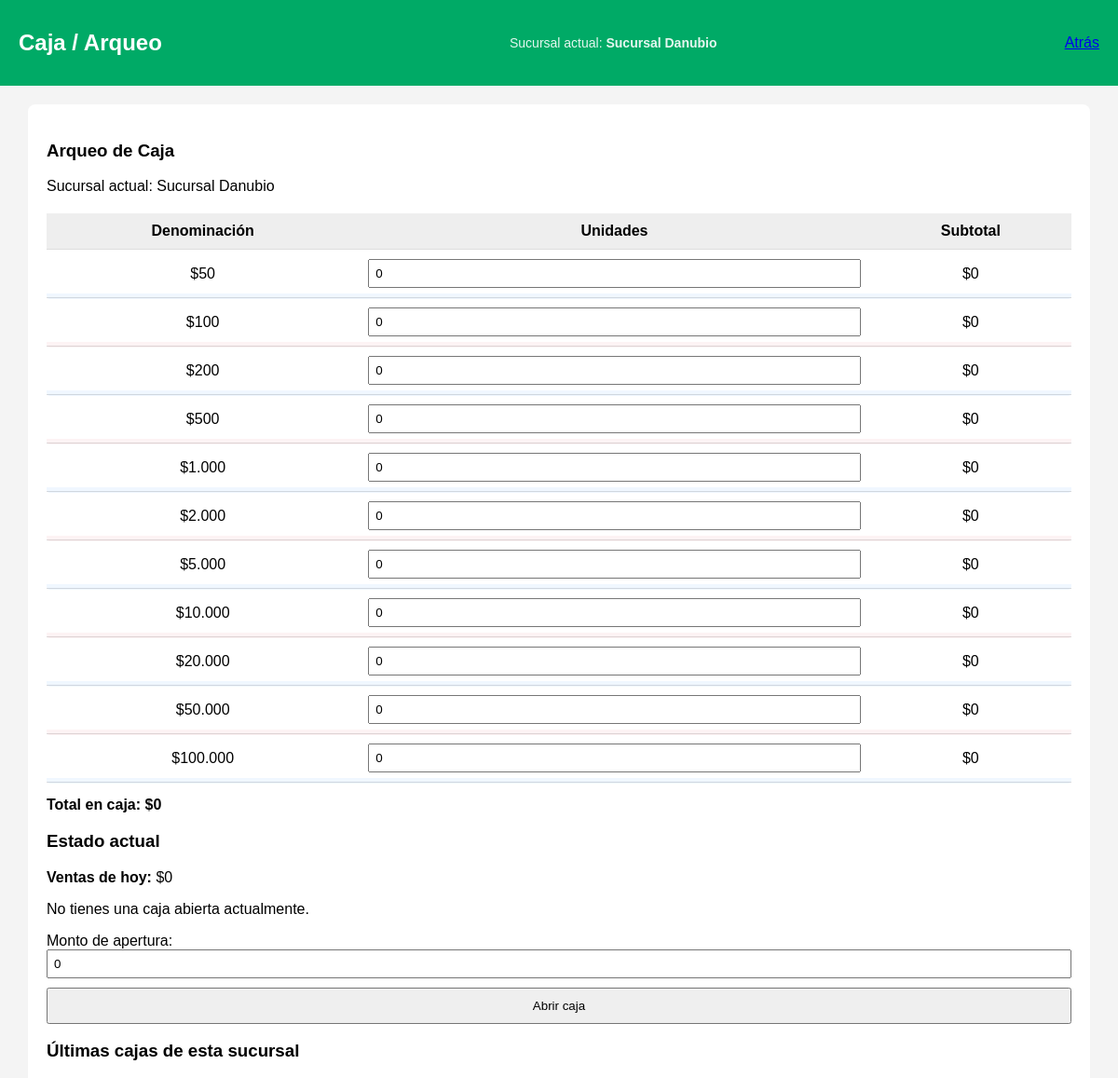
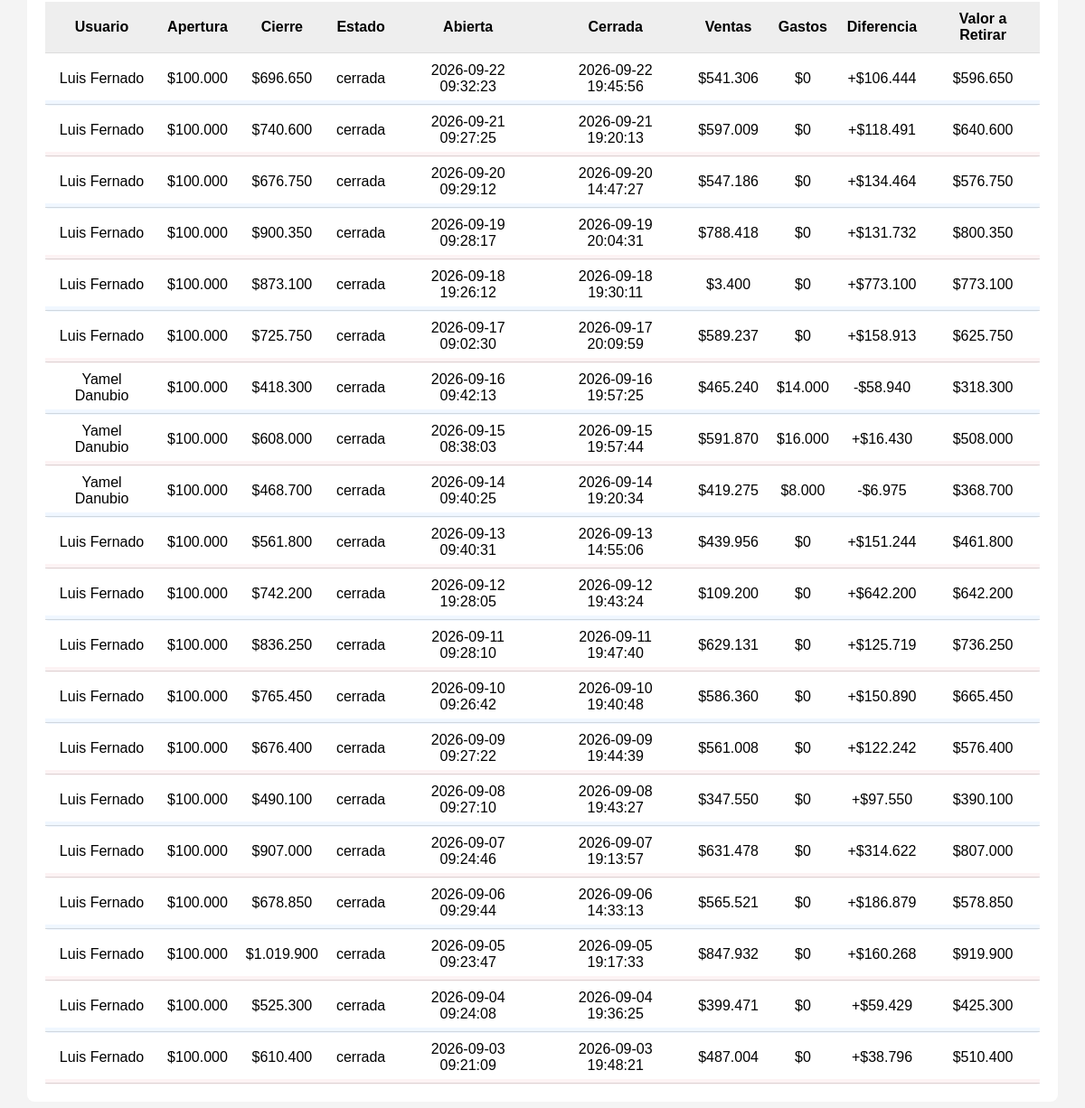
Screenshot of /admin/caja.php (signed in) with the database file from the repository (2 pictures, top to bottom).
### tables this page shows
CREATE TABLE `cash_sessions` (
  `id` int(11) NOT NULL,
  `user_id` int(11) NOT NULL,
  `branch_id` int(11) NOT NULL,
  `opening_amount` decimal(10,2) NOT NULL,
  `closing_amount` decimal(10,2) DEFAULT NULL,
  `opened_at` datetime NOT NULL DEFAULT current_timestamp(),
  `closed_at` datetime DEFAULT NULL,
  `printed_at` datetime DEFAULT NULL,
  `status` enum('abierta','cerrada') NOT NULL DEFAULT 'abierta'
);

CREATE TABLE `users` (
  `id` int(11) NOT NULL,
  `name` varchar(100) NOT NULL,
  `email` varchar(150) NOT NULL,
  `password_hash` varchar(255) NOT NULL,
  `role_id` int(11) NOT NULL,
  `branch_id` int(11) NOT NULL DEFAULT 1,
  `active` tinyint(1) DEFAULT 1,
  `created_at` timestamp NOT NULL DEFAULT current_timestamp()
);

### admin/caja.php (the view, shortened to what this page needs)
<?php
$pdo = DB::getConnection();
$currentBranchId   = $_SESSION['branch_id']   ?? null;
$currentBranchName = $_SESSION['branch_name'] ?? null;
$currentUserId     = $_SESSION['user']['id']  ?? null;
$currentUserRole   = $_SESSION['user']['role_id'] ?? null;
$stmt = $pdo->prepare("
    SELECT * FROM cash_sessions
    WHERE user_id=? AND branch_id=? AND status='abierta'
    ORDER BY id DESC LIMIT 1
");
$stmt->execute([$currentUserId, $currentBranchId]);
$currentSession = $stmt->fetch(PDO::FETCH_ASSOC);
$stmtVentasSesion = $pdo->prepare("
    SELECT COALESCE(SUM(total),0)
    FROM orders
    WHERE branch_id = ?
      AND status != 'cancelado'
      AND created_at BETWEEN ? AND ?
");
$stmtVirtual = $pdo->prepare("
    SELECT COALESCE(SUM(p.amount),0)
    FROM payments p
    JOIN orders o ON o.id = p.order_id
    WHERE p.method = 'virtual'
      AND p.status = 'completado'
      AND o.created_at BETWEEN ? AND ?
      AND o.branch_id = ?
");
$stmtGastos = $pdo->prepare("
    SELECT COALESCE(SUM(valor),0)
    FROM gastos g
    WHERE g.branch_id = ?
      AND CONCAT(g.fecha, ' ', g.hora) BETWEEN ? AND ?
      AND g.anulado = 0
");
$reportSession = null;
$reportVentas  = 0;
$reportVirtualPayments = 0;
$reportGastos = 0;
$defaultOpenedAt = $currentSession['opened_at'] ?? date('Y-m-d H:i:s');
$defaultClosedAt = $currentSession['closed_at'] ?? date('Y-m-d H:i:s');
$stmtVirtual->execute([$defaultOpenedAt, $defaultClosedAt, $currentBranchId]);
if (empty($reportVirtualPayments)) {
    $reportVirtualPayments = (float)$stmtVirtual->fetchColumn();
}
$stmtGastos->execute([$currentBranchId, $defaultOpenedAt, $defaultClosedAt]);
if (empty($reportGastos)) {
    $reportGastos = (float)$stmtGastos->fetchColumn();
}
$stmt = $pdo->prepare("
    SELECT SUM(total)
    FROM orders
    WHERE branch_id = ?
      AND status != 'cancelado'
      AND DATE(created_at) = CURDATE()
");
$stmt->execute([$currentBranchId]);
$todaySales = $stmt->fetchColumn() ?: 0;
$stmt = $pdo->prepare("
    SELECT c.*, u.name AS user_name
    FROM cash_sessions c
    JOIN users u ON u.id = c.user_id
    WHERE c.branch_id = ?
    ORDER BY c.id DESC
    LIMIT 20
");
$stmt->execute([$currentBranchId]);
$sessions = $stmt->fetchAll(PDO::FETCH_ASSOC);
?>
<!DOCTYPE html>
<html lang="es">
<head>
</head>
<body>
<header>
    <h2>Caja / Arqueo</h2>
    <div class="branch">Sucursal actual: <strong><?= htmlspecialchars($currentBranchName) ?></strong></div>
    <a href="/mi_tienda/admin/pos.php?mode=tactil">Atrás</a>
</header>
<div class="container">
<h3>Arqueo de Caja</h3>
<p>Sucursal actual: <?= htmlspecialchars($currentBranchName) ?></p>
<table class="table">
    <thead>
        <tr>
            <th>Denominación</th>
            <th>Unidades</th>
            <th>Subtotal</th>
        </tr>
    </thead>
    <tbody>
        <?php
        $denominaciones = [50,100,200,500,1000,2000,5000,10000,20000,50000,100000];
        foreach ($denominaciones as $den): ?>
        <tr>
            <td>$<?= number_format($den,0,",",".") ?></td>
            <td>
                <input type="text"
                       name="den[<?= $den ?>]"
                       value="0"
                       class="den-input"
                       data-valor="<?= $den ?>">
            </td>
            <td class="subtotal">$0</td>
        </tr>
        <?php endforeach; ?>
    </tbody>
</table>
<div style="margin-top:15px;">
    <strong>Total en caja: $<span id="total-caja">0</span></strong>
</div>
<h3>Estado actual</h3>
<?php if ($currentUserRole == 1): ?>
    <p><strong>Ventas de hoy:</strong> $<?= number_format($todaySales, 0, ",", ".") ?></p>
<?php endif; ?>
<?php if ($currentSession): ?>
    <p><strong>Caja abierta por ti:</strong>
        Apertura: <span id="apertura_ref">$<?= number_format($currentSession['opening_amount'],0,",",".") ?></span>
        el <?= $currentSession['opened_at'] ?>
    </p>
    <form method="POST">
        <input type="hidden" name="action" value="close">
        <label>Monto de cierre:</label>
        <input type="text" name="closing_amount" id="closing_amount" required>
        <button type="submit">Cerrar caja</button>
    </form>
    <div id="diff-box" style="margin-top:15px; padding:12px; border:1px solid #ddd; border-radius:8px;">
        <div style="display:flex; justify-content:space-between; align-items:center; margin-bottom:10px;">
            <strong>Diferencia / Descudre (cierre - apertura)</strong>
            <span id="diff-badge"></span>
        </div>
        <div style="display:grid; grid-template-columns:1fr 1fr 1fr; gap:10px;">
            <div>
                <div style="font-weight:bold;">Apertura registrada</div>
                <div id="diff-apertura">$0</div>
            </div>
            <div>
                <div style="font-weight:bold;">Cierre contado</div>
                <div id="diff-cierre">$0</div>
            </div>
            <div>
                <div style="font-weight:bold;">Diferencia</div>
                <div id="diff-valor">$0</div>
            </div>
        </div>
        <small style="display:block; margin-top:8px; color:#666;">Para descuadre considerando ventas de la sesión, ver columna “Diferencia” en el historial.</small>
    </div>
<?php
if ($reportSession):
    $rep = $reportSession;
    $valor_retirar = (float)$rep['closing_amount'] - (float)$rep['opening_amount'];
    $reportVentas = (float)$reportVentas;
    $reportVirtualPayments = (float)$reportVirtualPayments;
    $reportGastos = (float)$reportGastos;
    $difference = $valor_retirar + $reportVirtualPayments + $reportGastos - $reportVentas;
?>
<style>
    .excel-table {
        width: 100%;
        border-collapse: collapse;
        margin-top: 15px;
        font-family: Arial, sans-serif;
        font-size: 14px;
    }
    .excel-table th, .excel-table td {
        border: 1px solid #999;
        padding: 8px;
        text-align: left;
    }
    .excel-table th {
        background-color: #f2f2f2;
        font-weight: bold;
    }
    .excel-table tr:nth-child(even) {
        background-color: #fafafa;
    }
</style>
<div class="report" id="report-cierre">
    <h4>Reporte de Cierre - Caja #<?= htmlspecialchars($rep['id']) ?></h4>
    <table class="excel-table">
        <tr><th>Usuario</th><td><?= htmlspecialchars($rep['user_name']) ?></td></tr>
        <tr><th>Sucursal</th><td><?= htmlspecialchars($currentBranchName) ?></td></tr>
        <tr><th>Apertura registrada</th><td>$<?= number_format($rep['opening_amount'],0,",",".") ?> (<?= $rep['opened_at'] ?>)</td></tr>
        <tr><th>Cierre contado</th><td>$<?= number_format($rep['closing_amount'],0,",",".") ?> (<?= $rep['closed_at'] ?>)</td></tr>
        <tr><th>Valor a retirar</th><td>$<?= number_format($valor_retirar,0,",",".") ?></td></tr>
        <tr><th>Ventas en la sesión</th><td>$<?= number_format($reportVentas,0,",",".") ?></td></tr>
        <tr><th>Ventas virtuales en la sesión</th><td>$<?= number_format($reportVirtualPayments,0,",",".") ?></td></tr>
        <tr><th>Gastos en la sesión</th><td>$<?= number_format($reportGastos,0,",",".") ?></td></tr>
        <tr><th>Diferencia (efectivo + virtuales + gastos - ventas)</th>
            <td><?= ($difference >= 0 ? '+' : '-') . '$' . number_format(abs($difference),0,",",".") ?></td></tr>
    </table>
    <div style="display:none;">
        <span id="ventas_sesion"><?= number_format($reportVentas,0,",",".") ?></span>
        <span id="ventas_virtuales"><?= number_format($reportVirtualPayments,0,",",".") ?></span>
        <span id="gastos_sesion"><?= number_format($reportGastos,0,",",".") ?></span>
    </div>
    <div style="margin-top:12px; display:flex; gap:8px;">
        <button onclick="window.open('<?= htmlspecialchars('invoice_print.php?session_id='.$rep['id'].'&width=58') ?>','_blank','noopener')">Imprimir</button>
        <form method="POST" style="margin:0;">
            <input type="hidden" name="action" value="ack_report">
            <input type="hidden" name="session_id" value="<?= htmlspecialchars($rep['id']) ?>">
            <button type="submit">Confirmar reporte</button>
        </form>
    </div>
</div>
<?php endif; ?>
<?php else: ?>
    <p>No tienes una caja abierta actualmente.</p>
    <form method="POST">
        <label>Monto de apertura:</label>
        <input type="text" name="opening_amount" id="opening_amount" required>
        <button type="submit">Abrir caja</button>
    </form>
<?php endif; ?>
<?php
if ($currentUserRole == 1):
?>
    <h3>Últimas cajas de esta sucursal</h3>
    <table class="table">
        <thead>
            <tr>
                <th>Usuario</th>
                <th>Apertura</th>
                <th>Cierre</th>
                <th>Estado</th>
                <th>Abierta</th>
                <th>Cerrada</th>
                <th>Ventas</th>
                <th>Gastos</th>
                <th>Diferencia</th>
                <th>Valor a Retirar</th>
            </tr>
        </thead>
            <tbody>
            <?php foreach ($sessions as $s): ?>
            <?php
                $openedAt = $s['opened_at'];
                $closedAt = $s['closed_at'] ?: date('Y-m-d H:i:s');
                $stmtVentasSesion->execute([$currentBranchId, $openedAt, $closedAt]);
                $ventasSesion = (float)$stmtVentasSesion->fetchColumn();
                $stmtVirtual->execute([$openedAt, $closedAt, $currentBranchId]);
                $virtualSesion = (float)$stmtVirtual->fetchColumn();
                $stmtGastos->execute([$currentBranchId, $openedAt, $closedAt]);
                $gastosSesion = (float)$stmtGastos->fetchColumn();
                $withdrawSesion = null;
                if ($s['closing_amount'] !== null) {
                    $withdrawSesion = (float)$s['closing_amount'] - (float)$s['opening_amount'];
                }
                $diff = null;
                if ($s['closing_amount'] !== null) {
                    $diff = $withdrawSesion + $virtualSesion + $gastosSesion - $ventasSesion;
                }
                $diffTexto = ($diff === null) ? '-' : (($diff >= 0 ? '+' : '-') . '$' . number_format(abs($diff), 0, ",", "."));
                $withdrawTexto = ($withdrawSesion === null) ? '-' : ('$' . number_format($withdrawSesion, 0, ",", "."));
            ?>
            <tr>
                <td><?= htmlspecialchars($s['user_name']) ?></td>
                <td>$<?= number_format($s['opening_amount'], 0, ",", ".") ?></td>
                <td><?= $s['closing_amount'] !== null ? '$'.number_format($s['closing_amount'], 0, ",", ".") : '-' ?></td>
                <td><?= htmlspecialchars($s['status']) ?></td>
                <td><?= $s['opened_at'] ?></td>
                <td><?= $s['closed_at'] ?: '-' ?></td>
                <td><?= '$' . number_format($ventasSesion, 0, ",", ".") ?></td>
                <td><?= '$' . number_format($gastosSesion, 0, ",", ".") ?></td>
                <td><?= $diffTexto ?></td>
                <td><?= $withdrawTexto ?></td>
            </tr>
            <?php endforeach; ?>
        </tbody>
    </table>
<?php
endif;
?>
</div>
</body>
</html>

### admin/caja.php (style rules this page uses)
body { font-family: Arial; background:#f4f4f4; margin:0; padding:0; }
header { background:#0a6; color:#fff; padding:12px 20px; display:flex; justify-content:space-between; align-items:center; flex-wrap:wrap; }
.branch { font-size:14px; opacity:0.9; }
.container { max-width:1100px; margin:20px auto; background:#fff; padding:20px; border-radius:8px; }
table { width:100%; border-collapse:collapse; margin-top:20px; position:relative; }
th, td { padding:10px; border-bottom:1px solid #ddd; text-align:center; position:relative; }
th { background:#eee; }
input { padding:6px; width:100%; box-sizing:border-box; }
button { padding:10px 15px; margin-top:10px; width:100%; }
table tbody tr { position:relative; }
table tbody tr::after { content: ""; position: absolute; left: 0; right: 0; bottom: -1px; height: 6px; pointer-events: none; border-radius: 0 0 4px 4px; }
table tbody tr:nth-child(odd)::after { background: rgba(0, 123, 255, 0.06); }
table tbody tr:nth-child(even)::after { background: rgba(220, 53, 69, 0.06); }

### rows the page displays
cash_sessions: user.name "Luis Fernado", opening_amount "100.000", closing_amount "696.650", status "cerrada", opened_at "2026-09-22 09:32:23", closed_at "2026-09-22 19:45:56", ventasSesion "541.306", gastosSesion "0", diffTexto "+$106.444", withdrawTexto "$596.650"
cash_sessions: user.name "Luis Fernado", opening_amount "100.000", closing_amount "740.600", status "cerrada", opened_at "2026-09-21 09:27:25", closed_at "2026-09-21 19:20:13", ventasSesion "597.009", gastosSesion "0", diffTexto "+$118.491", withdrawTexto "$640.600"
cash_sessions: user.name "Luis Fernado", opening_amount "100.000", closing_amount "676.750", status "cerrada", opened_at "2026-09-20 09:29:12", closed_at "2026-09-20 14:47:27", ventasSesion "547.186", gastosSesion "0", diffTexto "+$134.464", withdrawTexto "$576.750"
cash_sessions: user.name "Luis Fernado", opening_amount "100.000", closing_amount "900.350", status "cerrada", opened_at "2026-09-19 09:28:17", closed_at "2026-09-19 20:04:31", ventasSesion "788.418", gastosSesion "0", diffTexto "+$131.732", withdrawTexto "$800.350"
cash_sessions: user.name "Luis Fernado", opening_amount "100.000", closing_amount "873.100", status "cerrada", opened_at "2026-09-18 19:26:12", closed_at "2026-09-18 19:30:11", ventasSesion "3.400", gastosSesion "0", diffTexto "+$773.100", withdrawTexto "$773.100"
cash_sessions: user.name "Luis Fernado", opening_amount "100.000", closing_amount "725.750", status "cerrada", opened_at "2026-09-17 09:02:30", closed_at "2026-09-17 20:09:59", ventasSesion "589.237", gastosSesion "0", diffTexto "+$158.913", withdrawTexto "$625.750"
cash_sessions: user.name "Yamel Danubio", opening_amount "100.000", closing_amount "418.300", status "cerrada", opened_at "2026-09-16 09:42:13", closed_at "2026-09-16 19:57:25", ventasSesion "465.240", gastosSesion "14.000", diffTexto "-$58.940", withdrawTexto "$318.300"
cash_sessions: user.name "Yamel Danubio", opening_amount "100.000", closing_amount "608.000", status "cerrada", opened_at "2026-09-15 08:38:03", closed_at "2026-09-15 19:57:44", ventasSesion "591.870", gastosSesion "16.000", diffTexto "+$16.430", withdrawTexto "$508.000"
cash_sessions: user.name "Yamel Danubio", opening_amount "100.000", closing_amount "468.700", status "cerrada", opened_at "2026-09-14 09:40:25", closed_at "2026-09-14 19:20:34", ventasSesion "419.275", gastosSesion "8.000", diffTexto "-$6.975", withdrawTexto "$368.700"
cash_sessions: user.name "Luis Fernado", opening_amount "100.000", closing_amount "561.800", status "cerrada", opened_at "2026-09-13 09:40:31", closed_at "2026-09-13 14:55:06", ventasSesion "439.956", gastosSesion "0", diffTexto "+$151.244", withdrawTexto "$461.800"
cash_sessions: user.name "Luis Fernado", opening_amount "100.000", closing_amount "742.200", status "cerrada", opened_at "2026-09-12 19:28:05", closed_at "2026-09-12 19:43:24", ventasSesion "109.200", gastosSesion "0", diffTexto "+$642.200", withdrawTexto "$642.200"
cash_sessions: user.name "Luis Fernado", opening_amount "100.000", closing_amount "836.250", status "cerrada", opened_at "2026-09-11 09:28:10", closed_at "2026-09-11 19:47:40", ventasSesion "629.131", gastosSesion "0", diffTexto "+$125.719", withdrawTexto "$736.250"
cash_sessions: user.name "Luis Fernado", opening_amount "100.000", closing_amount "765.450", status "cerrada", opened_at "2026-09-10 09:26:42", closed_at "2026-09-10 19:40:48", ventasSesion "586.360", gastosSesion "0", diffTexto "+$150.890", withdrawTexto "$665.450"
cash_sessions: user.name "Luis Fernado", opening_amount "100.000", closing_amount "676.400", status "cerrada", opened_at "2026-09-09 09:27:22", closed_at "2026-09-09 19:44:39", ventasSesion "561.008", gastosSesion "0", diffTexto "+$122.242", withdrawTexto "$576.400"
cash_sessions: user.name "Luis Fernado", opening_amount "100.000", closing_amount "490.100", status "cerrada", opened_at "2026-09-08 09:27:10", closed_at "2026-09-08 19:43:27", ventasSesion "347.550", gastosSesion "0", diffTexto "+$97.550", withdrawTexto "$390.100"
cash_sessions: user.name "Luis Fernado", opening_amount "100.000", closing_amount "907.000", status "cerrada", opened_at "2026-09-07 09:24:46", closed_at "2026-09-07 19:13:57", ventasSesion "631.478", gastosSesion "0", diffTexto "+$314.622", withdrawTexto "$807.000"
cash_sessions: user.name "Luis Fernado", opening_amount "100.000", closing_amount "678.850", status "cerrada", opened_at "2026-09-06 09:29:44", closed_at "2026-09-06 14:33:13", ventasSesion "565.521", gastosSesion "0", diffTexto "+$186.879", withdrawTexto "$578.850"
cash_sessions: user.name "Luis Fernado", opening_amount "100.000", closing_amount "1.019.900", status "cerrada", opened_at "2026-09-05 09:23:47", closed_at "2026-09-05 19:17:33", ventasSesion "847.932", gastosSesion "0", diffTexto "+$160.268", withdrawTexto "$919.900"
cash_sessions: user.name "Luis Fernado", opening_amount "100.000", closing_amount "525.300", status "cerrada", opened_at "2026-09-04 09:24:08", closed_at "2026-09-04 19:36:25", ventasSesion "399.471", gastosSesion "0", diffTexto "+$59.429", withdrawTexto "$425.300"
cash_sessions: user.name "Luis Fernado", opening_amount "100.000", closing_amount "610.400", status "cerrada", opened_at "2026-09-03 09:21:09", closed_at "2026-09-03 19:48:21", ventasSesion "487.004", gastosSesion "0", diffTexto "+$38.796", withdrawTexto "$510.400"

### other values shown
$currentBranchName "Sucursal Danubio"
$den "50"
$den "100"
$den "200"
$den "500"
$den "1.000"
$den "2.000"
$den "5.000"
$den "10.000"
$den "20.000"
$den "50.000"
$den "100.000"
$todaySales "0"
